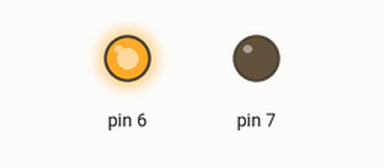
Recording of a sketch running on a simulated Arduino Uno, built with avr-gcc and run on an emulated ATmega328P. Parts: output pins drawn as LEDs (lit = HIGH). Pins used as bus, display or sensor lines are not drawn.

Above: at 3.8 s.
At 11.5 s:
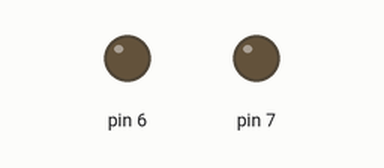
Timing chart, 0 to 20.0 s (numbered marks = the images above):
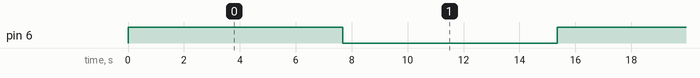

The sketch:

test.ino
```cpp
void setup(){
  pinMode(5,OUTPUT);
  pinMode(6,OUTPUT);
  pinMode(7,OUTPUT);
  digitalWrite(7,LOW);
}

void loop(){
  digitalWrite(6,HIGH);//

  for(long i=1;i<=110000;i++){//3200为发射脉冲数，对应电机旋转角度，最大32768
    digitalWrite(5,HIGH);
    delayMicroseconds(26);//脉冲周期为2*100ms，对应转速，不能太大，不然扭矩小会丢步
    digitalWrite(5,LOW);
    delayMicroseconds(26);
  }

  delay(1000);
  digitalWrite(6,LOW);//反转
  for(long i=1;i<=110000;i++){
    digitalWrite(5,HIGH);
    delayMicroseconds(26);
    digitalWrite(5,LOW);
    delayMicroseconds(26);
  }
  delay(1000);
}
```

Measured:
- by itself, pin 6: alternates HIGH for 7.7 s and LOW for 7.7 s
